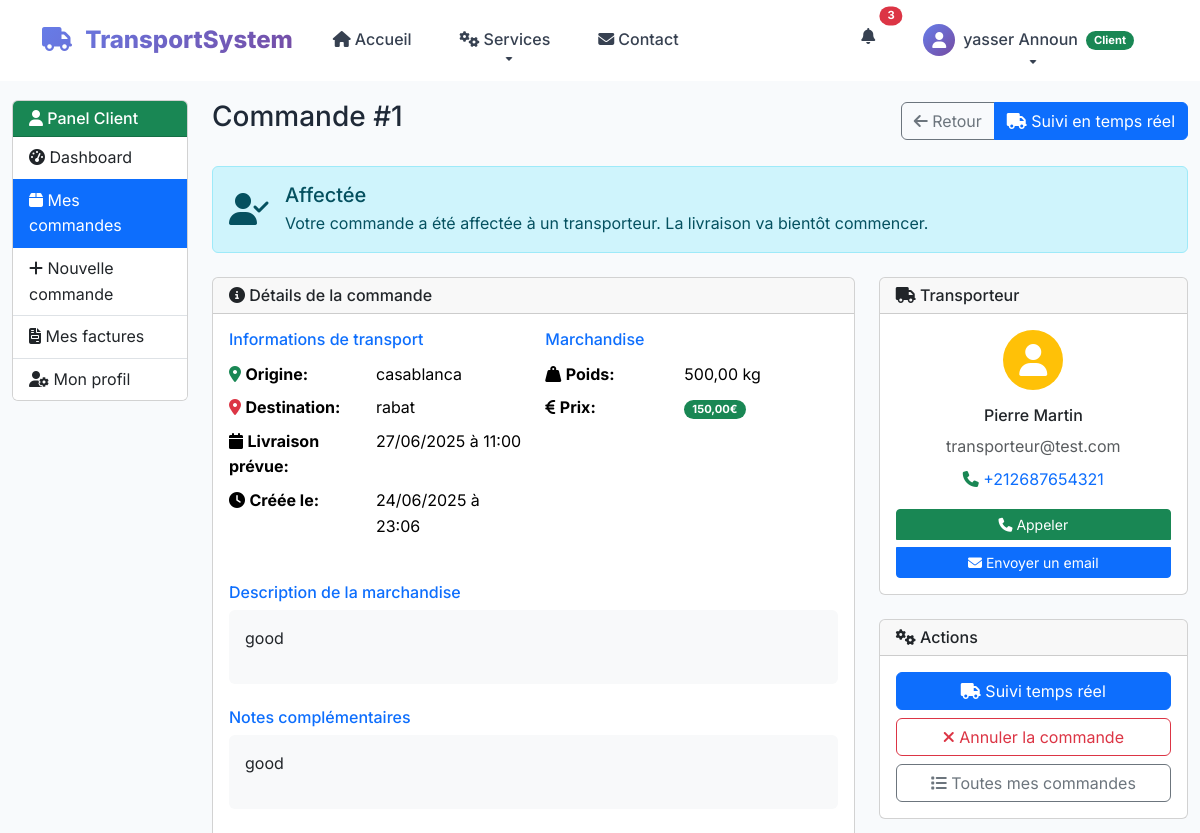
The page /client/commandes/1/ (signed in, upper part) on the database as committed earlier.
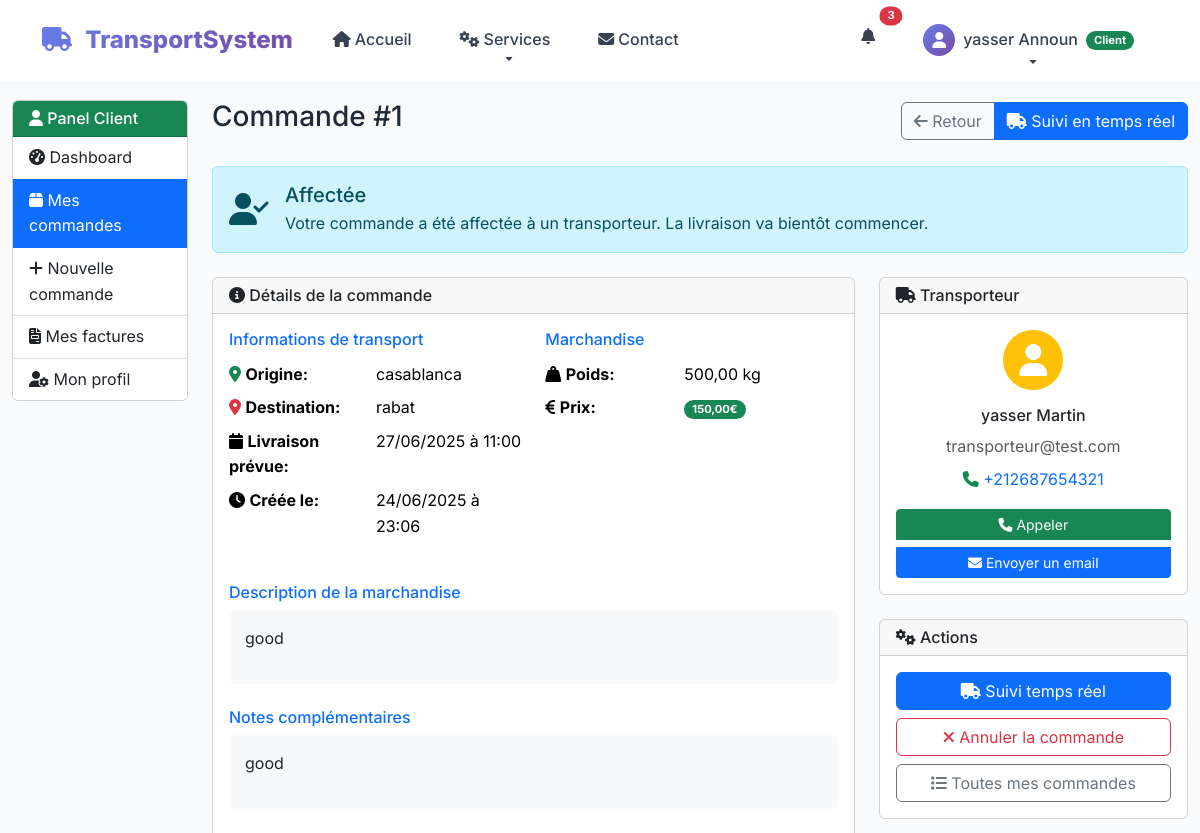
The same page on the database as committed later.
### utilisateurs/models.py (models this page shows, shortened)
class Commande(models.Model):
    STATUS_CHOICES = [
        ('en_attente', 'En attente'),
        ('affectee', 'Affectée'),
        ('en_cours', 'En cours'),
        ('livree', 'Livrée'),
        ('annulee', 'Annulée'),
    ]
    id = models.AutoField(primary_key=True)
    client = models.ForeignKey(User, on_delete=models.CASCADE, related_name='commandes_client')
    transporteur = models.ForeignKey(User, on_delete=models.CASCADE, related_name='commandes_transporteur', null=True, blank=True)
    origine = models.CharField(max_length=200)
    destination = models.CharField(max_length=200)
    description_marchandise = models.TextField()
    poids = models.DecimalField(max_digits=10, decimal_places=2)
    date_creation = models.DateTimeField(auto_now_add=True)
    date_livraison_prevue = models.DateTimeField()
    statut = models.CharField(max_length=20, choices=STATUS_CHOICES, default='en_attente')
    prix = models.DecimalField(max_digits=10, decimal_places=2, null=True, blank=True)
    notes = models.TextField(blank=True)
    class Meta:
        managed = True  # Changé pour permettre la gestion par Django
        db_table = 'commandes'
        ordering = ['-date_creation']
    def get_statut_display(self):
        return dict(self.STATUS_CHOICES).get(self.statut, self.statut)

class User(models.Model):
    ROLE_CHOICES = [
        ('admin', 'Admin'),
        ('manager', 'Manager'),
        ('driver', 'Driver'),
        ('client', 'Client'),
        ('transporteur', 'Transporteur'),
    ]
    id = models.AutoField(primary_key=True)
    username = models.CharField(max_length=50, unique=True)
    email = models.CharField(max_length=100, unique=True)
    password = models.CharField(max_length=255)
    role = models.CharField(max_length=15, choices=ROLE_CHOICES)
    first_name = models.CharField(max_length=50, null=True, blank=True)
    last_name = models.CharField(max_length=50, null=True, blank=True)
    phone = models.CharField(max_length=20, null=True, blank=True)
    created_at = models.DateTimeField(auto_now_add=True)
    updated_at = models.DateTimeField(auto_now=True)
    is_active = models.BooleanField(default=True)
    class Meta:
        managed = True  # Changé pour permettre la gestion par Django
        db_table = 'users'

### utilisateurs/views.py (the view)
    def _wrapped_view(request, *args, **kwargs):
        if 'user_id' not in request.session or request.session.get('role') != 'client':
            messages.error(request, 'Accès non autorisé.')
            return redirect('login')
        return view_func(request, *args, **kwargs)

### utilisateurs/models.py (called while the page is built)
    def get_type_vehicule_display(self):
        return dict(self.TYPE_CHOICES).get(self.type_vehicule, self.type_vehicule)

### utilisateurs/views.py (called while the page is built)
def client_required(view_func):
    def _wrapped_view(request, *args, **kwargs):
        if 'user_id' not in request.session or request.session.get('role') != 'client':
            messages.error(request, 'Accès non autorisé.')
            return redirect('login')
        return view_func(request, *args, **kwargs)
    return _wrapped_view

@client_required
def client_commande_detail(request, commande_id):
    user_id = request.session['user_id']
    commande = get_object_or_404(Commande, id=commande_id, client_id=user_id)
    livraison = None
    try:
        livraison = Livraison.objects.get(commande=commande)
    except Livraison.DoesNotExist:
        pass
    context = {
        'commande': commande,
        'livraison': livraison
    }
    return render(request, 'client/client_commande_detail.html', context)

### templates/client/client_commande_detail.html (shortened to what the changed rows need)
{% extends 'public/base.html' %}
{% block content %}
<div class="container-fluid py-4">
    <div class="row">
        <div class="col-md-9 col-lg-10">
            <div class="d-flex justify-content-between align-items-center mb-4">
                <h1 class="h3">Commande #{{ commande.id }}</h1>
                <div class="btn-group">
                    <a href="{% url 'client_commandes' %}" class="btn btn-outline-secondary">
                    </a>
                    {% if commande.statut != 'annulee' and commande.statut != 'livree' %}
                    <a href="{% url 'client_suivi_commande' commande.id %}" class="btn btn-primary">
                    </a>
                    {% endif %}
                </div>
            </div>
            <div class="alert alert-{% if commande.statut == 'livree' %}success{% elif commande.statut == 'en_cours' %}warning{% elif commande.statut == 'affectee' %}info{% elif commande.statut == 'annulee' %}danger{% else %}secondary{% endif %} mb-4">
                <div class="d-flex align-items-center">
                    <div>
                        <h5 class="mb-1">{{ commande.get_statut_display }}</h5>
                        <p class="mb-0">
                            {% if commande.statut == 'en_attente' %}
                                Votre commande est en attente d'affectation à un transporteur.
                            {% elif commande.statut == 'affectee' %}
                                Votre commande a été affectée à un transporteur. La livraison va bientôt commencer.
                            {% elif commande.statut == 'en_cours' %}
                                Votre commande est actuellement en cours de livraison.
                            {% elif commande.statut == 'livree' %}
                                Votre commande a été livrée avec succès !
                            {% elif commande.statut == 'annulee' %}
                                Cette commande a été annulée.
                            {% endif %}
                        </p>
                    </div>
                </div>
            </div>
            <div class="row">
                <div class="col-lg-8 mb-4">
                    <div class="card">
                        <div class="card-body">
                            <div class="row mb-4">
                                <div class="col-md-6">
                                    <table class="table table-sm table-borderless">
                                        <tr>
                                            <td><i class="fas fa-map-marker-alt text-success"></i> <strong>Origine:</strong></td>
                                            <td>{{ commande.origine }}</td>
                                        </tr>
                                        <tr>
                                            <td><i class="fas fa-map-marker-alt text-danger"></i> <strong>Destination:</strong></td>
                                            <td>{{ commande.destination }}</td>
                                        </tr>
                                        <tr>
                                            <td><i class="fas fa-calendar"></i> <strong>Livraison prévue:</strong></td>
                                            <td>{{ commande.date_livraison_prevue|date:"d/m/Y à H:i" }}</td>
                                        </tr>
                                        <tr>
                                            <td><i class="fas fa-clock"></i> <strong>Créée le:</strong></td>
                                            <td>{{ commande.date_creation|date:"d/m/Y à H:i" }}</td>
                                        </tr>
                                    </table>
                                </div>
                                <div class="col-md-6">
                                    <table class="table table-sm table-borderless">
                                        <tr>
                                            <td><i class="fas fa-weight-hanging"></i> <strong>Poids:</strong></td>
                                            <td>{{ commande.poids }} kg</td>
                                        </tr>
                                        {% if commande.prix %}
                                        <tr>
                                            <td><i class="fas fa-euro-sign"></i> <strong>Prix:</strong></td>
                                            <td><span class="badge bg-success">{{ commande.prix }}€</span></td>
                                        </tr>
                                        {% endif %}
                                    </table>
                                </div>
                            </div>
                            <div class="mb-4">
                                <div class="bg-light p-3 rounded">
                                    {{ commande.description_marchandise|linebreaks }}
                                </div>
                            </div>
                            {% if commande.notes %}
                            <div class="mb-4">
                                <h6 class="text-primary">Notes complémentaires</h6>
                                <div class="bg-light p-3 rounded">
                                    {{ commande.notes|linebreaks }}
                                </div>
                            </div>
                            {% endif %}
                        </div>
                    </div>
                </div>
                <div class="col-lg-4 mb-4">
                    {% if commande.transporteur %}
                    <div class="card mb-4">
                        <div class="card-header">
                            <h6 class="mb-0"><i class="fas fa-truck"></i> Transporteur</h6>
                        </div>
                        <div class="card-body text-center">
                            <div class="avatar bg-warning rounded-circle p-3 mx-auto mb-3" style="width: 60px; height: 60px;">
                                <i class="fas fa-user fa-2x text-white"></i>
                            </div>
                            <h6>{{ commande.transporteur.first_name }} {{ commande.transporteur.last_name }}</h6>
                            <p class="text-muted mb-2">{{ commande.transporteur.email }}</p>
                            {% if commande.transporteur.phone %}
                            <p class="mb-3">
                                <i class="fas fa-phone text-success"></i>
                                <a href="tel:{{ commande.transporteur.phone }}" class="text-decoration-none">{{ commande.transporteur.phone }}</a>
                            </p>
                            {% endif %}
                            <div class="btn-group-vertical w-100">
                                {% if commande.transporteur.phone %}
                                <a href="tel:{{ commande.transporteur.phone }}" class="btn btn-success btn-sm mb-2">
                                    <i class="fas fa-phone"></i> Appeler
                                </a>
                                {% endif %}
                                <a href="mailto:{{ commande.transporteur.email }}?subject=Commande #{{ commande.id }}" class="btn btn-primary btn-sm">
                                    <i class="fas fa-envelope"></i> Envoyer un email
                                </a>
                            </div>
                        </div>
                    </div>
                    {% endif %}
                </div>
            </div>
        </div>
    </div>
</div>
{% endblock %}

### templates/public/base.html (shortened to what this page needs)
{% load static %}
<!DOCTYPE html>
<html lang="fr">
<head>
    <link href="https://cdn.jsdelivr.net/npm/bootstrap@5.3.2/dist/css/bootstrap.min.css" rel="stylesheet">
    <link rel="stylesheet" href="https://cdnjs.cloudflare.com/ajax/libs/font-awesome/6.4.0/css/all.min.css">
    <link rel="stylesheet" href="{% static 'css/style.css' %}">
</head>
<body>
    <nav class="navbar navbar-expand-lg fixed-top" id="mainNavbar">
        <div class="container">
            <a class="navbar-brand" href="{% url 'accueil' %}">
                <i class="fas fa-truck"></i>
                TransportSystem
            </a>
            <div class="collapse navbar-collapse" id="navbarNav">
                <ul class="navbar-nav me-auto">
                    <li class="nav-item">
                        <a class="nav-link" href="{% url 'accueil' %}">
                            <i class="fas fa-home me-1"></i>Accueil
                        </a>
                    </li>
                    <li class="nav-item dropdown">
                        <a class="nav-link dropdown-toggle" href="#" role="button" data-bs-toggle="dropdown">
                            <i class="fas fa-cogs me-1"></i>Services
                        </a>
                    </li>
                    <li class="nav-item">
                        <a class="nav-link" href="{% url 'contact' %}">
                            <i class="fas fa-envelope me-1"></i>Contact
                        </a>
                    </li>
                </ul>
                <ul class="navbar-nav">
                    {% if request.session.user_id %}
                        <li class="nav-item dropdown">
                            <a class="nav-link position-relative" href="#" role="button" data-bs-toggle="dropdown">
                                <i class="fas fa-bell"></i>
                                <span class="position-absolute top-0 start-100 translate-middle badge rounded-pill bg-danger" id="notificationBadge">
                                    3
                                </span>
                            </a>
                        </li>
                        <li class="nav-item dropdown">
                            <a class="nav-link dropdown-toggle d-flex align-items-center" href="#" role="button" data-bs-toggle="dropdown">
                                <div class="avatar bg-gradient-primary rounded-circle me-2 d-flex align-items-center justify-content-center" style="width: 32px; height: 32px;">
                                    <i class="fas fa-user text-white"></i>
                                </div>
                                <span class="d-none d-md-inline">
                                    {% if request.session.first_name %}
                                        {{ request.session.first_name }} {{ request.session.last_name }}
                                    {% else %}
                                        {{ request.session.username }}
                                    {% endif %}
                                </span>
                                <span class="badge bg-{% if request.session.role == 'admin' %}danger{% elif request.session.role == 'transporteur' %}warning{% elif request.session.role == 'client' %}success{% else %}primary{% endif %} ms-2">
                                    {{ request.session.role|capfirst }}
                                </span>
                            </a>
                        </li>
                    {% endif %}
                </ul>
            </div>
        </div>
    </nav>
    <main>
        {% block content %}
        {% endblock %}
    </main>
    <div class="toast-container position-fixed top-0 end-0 p-3" style="z-index: 9999;" id="toastContainer">
    </div>
</body>
</html>

Rows that differ between the two databases and show on the page:
now on this page (row edited): User: session.first_name "yasser"
changed through a linked row, Commande "Affectée": transporteur.first_name "Pierre" → "yasser"
Other text that changed with them:
{{ request.session.first_name }}: "yasser" → (not shown)
